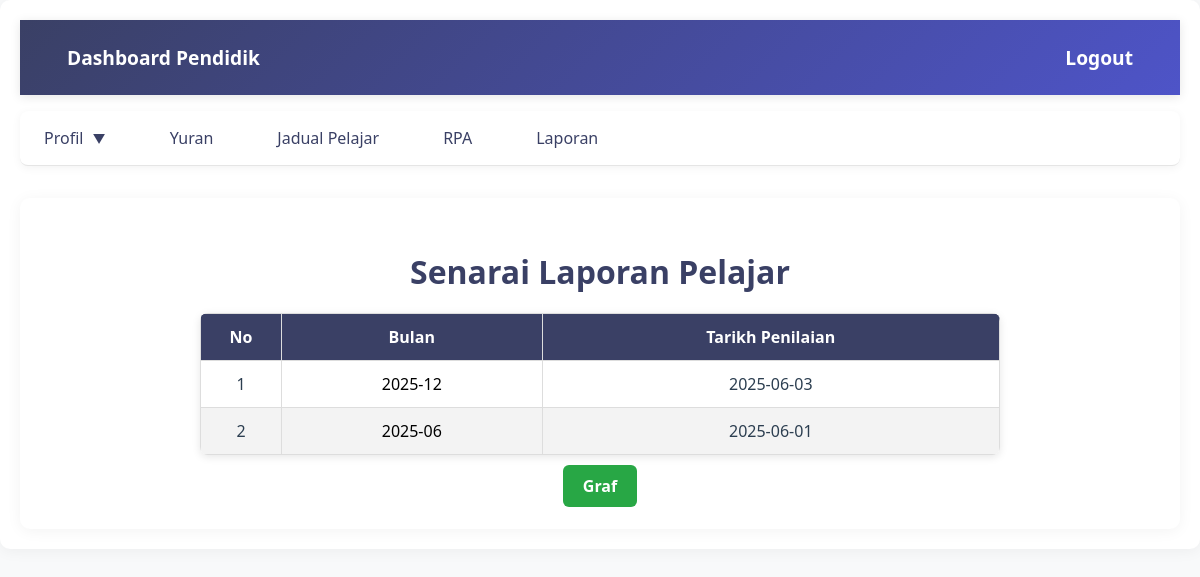
The app's page /pendidikLaporan.php?id_pelajar=020616010150 (signed in) with its own data.
### tables this page shows
CREATE TABLE `laporan` (
  `id_laporan` int(11) NOT NULL,
  `fizikal` int(11) NOT NULL,
  `deria_persekitaran` int(11) NOT NULL,
  `sahsiah` int(11) NOT NULL,
  `kreativiti` int(11) NOT NULL,
  `komunikasi` int(11) NOT NULL,
  `matematik_logik` int(11) NOT NULL,
  `ulasan` text NOT NULL,
  `tarikh_laporan` date DEFAULT NULL,
  `bulan` varchar(20) NOT NULL DEFAULT '',
  `id_pendidik` int(11) NOT NULL,
  `ic_pelajar` varchar(20) NOT NULL,
  `fizikal_ulasan` text DEFAULT NULL,
  `deria_persekitaran_ulasan` text DEFAULT NULL,
  `sahsiah_ulasan` text DEFAULT NULL,
  `kreativiti_ulasan` text DEFAULT NULL,
  `komunikasi_ulasan` text DEFAULT NULL,
  `matematik_logik_ulasan` text DEFAULT NULL
);

### pendidikLaporan.php (the view, shortened to what this page needs)
<?php
include 'config.php';
$ic_pelajar = isset($_GET['id_pelajar']) ? $_GET['id_pelajar'] : null;
$stmt = $conn->prepare("SELECT bulan, tarikh_laporan FROM laporan WHERE ic_pelajar = ? ORDER BY tarikh_laporan DESC");
$stmt->bind_param("s", $ic_pelajar);
$stmt->execute();
$result = $stmt->get_result();
?>
<!DOCTYPE html>
<html lang="ms">
<head>
    <link rel="stylesheet" href="css/dashboard.css">
</head>
<body class="dashboard-container">
    <div class="container">
        <header>
            <a href="pendidik_dashboard.php"><span>Dashboard Pendidik</span></a>
            <a href="logout.php">Logout</a>
        </header>
        <nav>
            <ul>
                <li class="dropdown-parent">
                    <a href="#">Profil <span class="dropdown-icon">&#x25BC;</span></a>
                </li>
                <li><a href="yuranPendidik.php">Yuran</a></li>
                <li><a href="display_jadualPendidik.php">Jadual Pelajar</a></li>
                <li><a href="rpa.php">RPA</a></li>
                <li><a href="laporan.php">Laporan</a></li>
            </ul>
        </nav>
        <main>
        <h2 style="text-align: center; margin: 20px 0;">Senarai Laporan Pelajar</h2>
            <?php if ($result->num_rows > 0): ?>
                <table class="custom-table">
                    <thead>
                        <tr>
                            <th class="col-no">No</th>
                            <th>Bulan</th>
                            <th>Tarikh Penilaian</th>
                        </tr>
                    </thead>
                    <tbody>
                        <?php
                        $no = 1;
                        while ($row = $result->fetch_assoc()):
                            $bulan = htmlspecialchars($row['bulan']);
                            $tarikh_laporan = htmlspecialchars($row['tarikh_laporan']);
                            $link = "pendidik_viewLaporan.php?id_pelajar=" . urlencode($ic_pelajar) . "&bulan=" . urlencode($row['bulan']);
                        ?>
                        <tr>
                            <td><?php echo $no++; ?></td>
                            <td><a href="<?php echo $link; ?>" style="color: black; text-decoration: none;"><?php echo $bulan; ?></a></td>
                            <td><?php echo $tarikh_laporan; ?></td>
                        </tr>
                        <?php endwhile; ?>
                    </tbody>
                </table>
                <div style="text-align: center; margin-top: 20px;">
                <a href="pendidikGraph.php?id_pelajar=<?php echo urlencode($ic_pelajar); ?>"
                    style="background-color: #28a745; color: white; padding: 10px 20px; border-radius: 6px; text-decoration: none; font-weight: 600;">
                    Graf
                </a>
                </div>
            <?php else: ?>
                <p>Tiada laporan ditemukan untuk pelajar ini.</p>
            <?php endif; ?>
        </main>
    </div>
</body>
</html>

### css/dashboard.css (style rules this page uses)
.dashboard-container { font-family: 'Segoe UI', system-ui, -apple-system, sans-serif; margin: 0; padding: 0; background: #f8f9fa; color: #2c3e50; width: 100%; box-sizing: border-box; min-height: 100vh; }
.dashboard-container .container { max-width: 1200px; width: 100%; margin: 0 auto; padding: 20px; background: #fff; box-shadow: 0 2px 15px rgba(0, 0, 0, 0.05); border-radius: 10px; box-sizing: border-box; }
.dashboard-container header { display: flex; justify-content: space-between; align-items: center; background: linear-gradient(135deg, #3a4065 0%, #4e54c8 100%); padding: 1rem 2rem; color: white; font-size: 1.2em; font-weight: bold; width: 100%; box-sizing: border-box; box-shadow: 0 2px 10px rgba(0, 0, 0, 0.1); }
.dashboard-container header a { color: white; text-decoration: none; font-size: 1em; padding: 8px 15px; border-radius: 5px; transition: all 0.3s ease; }
.dashboard-container nav { background: #ffffff; border-bottom: 1px solid rgba(0, 0, 0, 0.1); width: 100%; box-sizing: border-box; margin-bottom: 2rem; box-shadow: 0 2px 10px rgba(0, 0, 0, 0.05); }
.dashboard-container nav ul { list-style: none; padding: 0; margin: 0; display: flex; align-items: center; gap: 1rem; }
.dashboard-container nav ul li { position: relative; }
.dashboard-container nav ul li a { color: #3a4065; text-decoration: none; padding: 1rem 1.5rem; display: block; font-weight: 500; transition: all 0.3s ease; }
.dropdown-parent > a { display: flex; align-items: center; gap: 5px; }
.dropdown-icon { font-size: 0.8em; transition: transform 0.3s ease; }
.dashboard-container main { padding: 2rem; background: #fff; width: 100%; box-sizing: border-box; border-radius: 10px; box-shadow: 0 2px 15px rgba(0, 0, 0, 0.05); }
.dashboard-container main h2 { margin-top: 0; color: #3a4065; font-size: 2rem; font-weight: 700; text-align: left; margin-bottom: 1.5rem; }
.dashboard-container table { width: 80%; border-collapse: collapse; margin: 1.5rem auto; background: white; border-radius: 10px; overflow: hidden; box-shadow: 0 2px 15px rgba(0, 0, 0, 0.449); }
.dashboard-container th, .dashboard-container td { padding: 1rem; border-bottom: 1px solid #eee; }
.dashboard-container th { background: #3a4065; font-weight: 600; color: #ffffff; text-align: center; }
.dashboard-container td { text-align: left; }
nav ul { list-style-type: none; margin: 0; padding: 0; display: flex; gap: 10px; background-color: #3a4065; padding: 10px; }
nav ul li { display: inline; }
nav ul li a { text-decoration: none; color: white; font-weight: bold; padding: 8px 15px; border-radius: 5px; }
.dropdown-parent { position: relative; }
.dropdown-icon { margin-left: 5px; font-size: 0.8em; }

### pendidikLaporan.php (style rules this page uses)
body { margin: 0; font-family: 'Segoe UI', system-ui, -apple-system, sans-serif; background: #f8f9fa; color: #333; }
.container { max-width: 1200px; margin: 0 auto; padding: 0 20px; }
header { background: linear-gradient(135deg, #3a4065 0%, #4e54c8 100%); padding: 1rem; display: flex; justify-content: space-between; align-items: center; box-shadow: 0 2px 10px rgba(0, 0, 0, 0.1); }
header a { color: white; text-decoration: none; font-weight: 600; transition: all 0.3s ease; }
nav { background: #ffffff; border-radius: 8px; margin: 1rem 0; box-shadow: 0 2px 10px rgba(0, 0, 0, 0.05); }
nav ul { background: transparent !important; padding: 0 !important; margin: 0; display: flex; gap: 0.5rem; list-style-type: none; }
nav ul li a { color: #3a4065 !important; padding: 1rem 1.5rem; transition: all 0.3s ease; border-radius: 6px; text-decoration: none; display: flex; align-items: center; }
nav ul li { position: relative; }
.dropdown-parent > a { display: flex; align-items: center; gap: 5px; }
h2 { font-size: 24px; text-align: center; margin-bottom: 10px; }
table.custom-table { width: 800px !important; max-width: 900px !important; margin: 20px auto !important; border-collapse: collapse; font-size: 16px; table-layout: auto !important; text-align: center; box-shadow: 0 2px 8px rgba(0,0,0,0.1); border-radius: 8px; overflow: hidden; background-color: white; }
table.custom-table thead tr { background-color: #3a4065; color: #ffffff; font-weight: bold; text-align: center; }
table.custom-table th, table.custom-table td { padding: 12px 15px; border: 1px solid #ddd; text-align: center; }
table.custom-table tbody tr:nth-child(even) { background-color: #f3f3f3; }
.col-no { width: 50px; text-align: center; }

### records on screen
laporan: bulan "2025-12", tarikh_laporan "2025-06-03"
laporan: bulan "2025-06", tarikh_laporan "2025-06-01"
